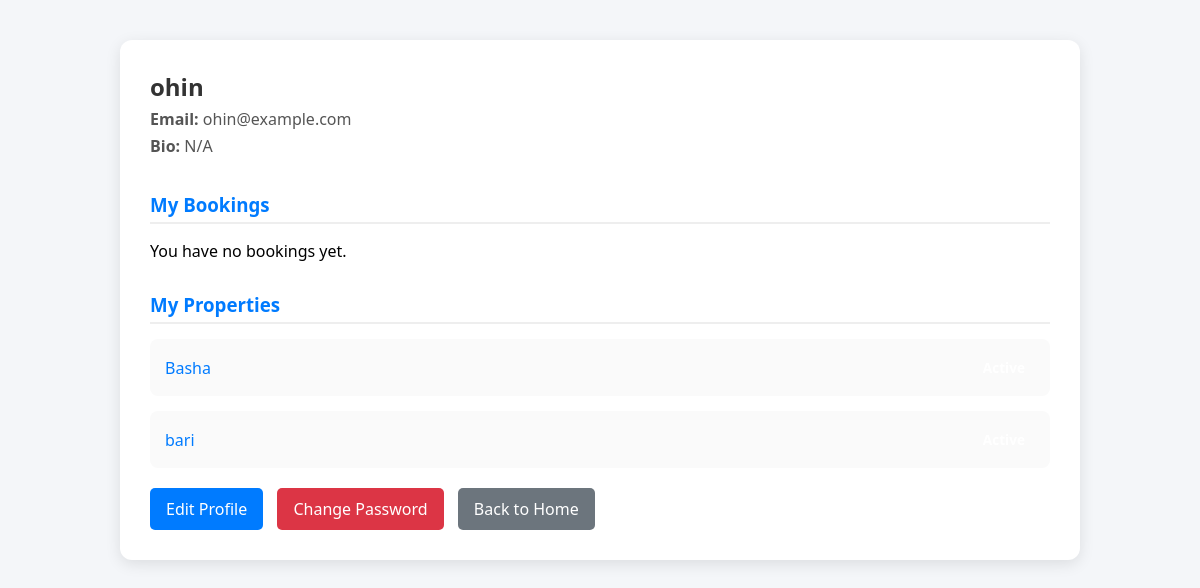
The page /profile (signed in) on the database its author committed.
### app/models/user.py (models this page shows, shortened)
class User(UserMixin, db.Model):
    __tablename__ = 'user'
    id = db.Column(db.Integer, primary_key=True)
    username = db.Column(db.String(100), nullable=False)
    email = db.Column(db.String(120), unique=True, nullable=False)
    password_hash = db.Column(db.String(128), nullable=False)
    role = db.Column(db.String(20), default='guest')
    profile_photo = db.Column(db.String(200))
    bio = db.Column(db.Text)
    date_created = db.Column(db.DateTime, default=datetime.utcnow)
    is_admin = db.Column(db.Boolean, default=False)
    hosted_properties = db.relationship('Property',back_populates='host',foreign_keys='Property.host_id',cascade='all, delete-orphan')
    bookings = db.relationship('Booking',back_populates='guest',foreign_keys='Booking.guest_id',cascade='all, delete-orphan')
    reviews = db.relationship('Review', back_populates='user', cascade='all, delete-orphan')
    wishlist = db.relationship("Wishlist", back_populates="user", cascade="all, delete-orphan")

### app/models/property.py (models this page shows, shortened)
class Property(db.Model):
    id = db.Column(db.Integer, primary_key=True)
    title = db.Column(db.String(120), nullable=False)
    description = db.Column(db.Text, nullable=False)
    location = db.Column(db.String(200))
    price = db.Column(db.Float, nullable=False, default=0.0)
    host_id = db.Column(db.Integer, db.ForeignKey('user.id'), nullable=False)
    max_guests = db.Column(db.Integer)
    status = db.Column(db.String(20), default='active')  # active, inactive, pending, rejected
    area = db.Column(db.String(100), nullable=False)
    city = db.Column(db.String(100), nullable=False)
    created_at = db.Column(db.DateTime, default=datetime.utcnow)
    photos = db.relationship("PropertyPhoto", back_populates="property", cascade="all, delete-orphan")
    bookings = db.relationship("Booking", back_populates="property_item", cascade="all, delete-orphan", passive_deletes=True)
    host = db.relationship("User", back_populates="hosted_properties", foreign_keys=[host_id])
    photos_rel = db.relationship('PropertyPhoto', back_populates='property', cascade="all, delete-orphan")
    reviews = db.relationship('Review', back_populates='property', cascade='all, delete-orphan')
    wishlisted_by = db.relationship("Wishlist", back_populates="property")

### app/routes/profile.py (the view)
@profile_bp.route('/profile')
@login_required
def view_profile():
    return render_template('view_profile.html')

### app/models/user.py (called while the page is built)
@login_manager.user_loader
def load_user(user_id):
    return User.query.get(int(user_id))

### app/templates/view_profile.html (shortened to what this page needs)
<!DOCTYPE html>
<html lang="en">
<head>
</head>
<body>
<div class="container">
    <div class="profile-header">
        <div class="info">
            <h2>{{ current_user.username }}</h2>
            <p><strong>Email:</strong> {{ current_user.email }}</p>
            <p><strong>Bio:</strong> {{ current_user.bio or 'N/A' }}</p>
        </div>
    </div>
    <div class="section">
        <h3>My Bookings</h3>
        {% if current_user.bookings %}
            {% for booking in current_user.bookings|sort(attribute='check_in', reverse=True) %}
                <div class="card">
                    <a href="{{ url_for('booking.my_bookings', booking_id=booking.id) }}">
                        {{ booking.property.title }} ({{ booking.check_in.strftime('%Y-%m-%d') }} to {{ booking.check_out.strftime('%Y-%m-%d') }})
                    </a>
                    <span class="status-badge status-{{ booking.status }}">{{ booking.status|capitalize }}</span>
                </div>
            {% endfor %}
        {% else %}
            <p>You have no bookings yet.</p>
        {% endif %}
    </div>
    <div class="section">
        <h3>My Properties</h3>
        {% if current_user.hosted_properties %}
            {% for property in current_user.hosted_properties %}
                <div class="card">
                    <a href="{{ url_for('property.view_property', property_id=property.id) }}">
                        {{ property.title }}
                    </a>
                    <span class="status-badge status-{{ property.status }}">{{ property.status|capitalize }}</span>
                </div>
            {% endfor %}
        {% else %}
            <p>You are not hosting any properties yet.</p>
        {% endif %}
    </div>
    <div class="button-group">
        <a href="{{ url_for('profile.edit_profile') }}" class="btn btn-primary">Edit Profile</a>
        <a href="{{ url_for('profile.change_password') }}" class="btn btn-danger">Change Password</a>
        <a href="{{ url_for('auth.home') }}" class="btn btn-secondary">Back to Home</a>
    </div>
</div>
</body>
</html>

### app/templates/view_profile.html (style rules this page uses)
body { font-family: 'Segoe UI', Tahoma, Geneva, Verdana, sans-serif; background-color: #f4f6f9; margin: 0; padding: 0; }
.container { max-width: 900px; margin: 40px auto; padding: 30px; background: #fff; border-radius: 12px; box-shadow: 0 4px 15px rgba(0,0,0,0.1); }
.profile-header { display: flex; align-items: center; gap: 20px; margin-bottom: 30px; }
.profile-header .info h2 { margin: 0; color: #333; }
.profile-header .info p { margin: 5px 0; color: #555; }
.section { margin-top: 30px; }
.section h3 { margin-bottom: 15px; color: #007BFF; border-bottom: 2px solid #eee; padding-bottom: 5px; }
.card { background: #fafafa; border-radius: 8px; padding: 15px; margin-bottom: 15px; display: flex; justify-content: space-between; align-items: center; transition: 0.2s; }
.card a { color: #007BFF; text-decoration: none; }
.status-badge { padding: 4px 10px; border-radius: 12px; font-size: 0.85em; font-weight: bold; color: white; }
.button-group { margin-top: 20px; }
.btn { display: inline-block; margin-right: 10px; padding: 10px 16px; border-radius: 5px; text-decoration: none; color: white; }
.btn-primary { background-color: #007BFF; }
.btn-danger { background-color: #dc3545; }
.btn-secondary { background-color: #6c757d; }

### rows shown on the page
User: username "ohin", email "ohin@example.com", bio "N/A"
Property: title "Basha"
Property: title "bari"
